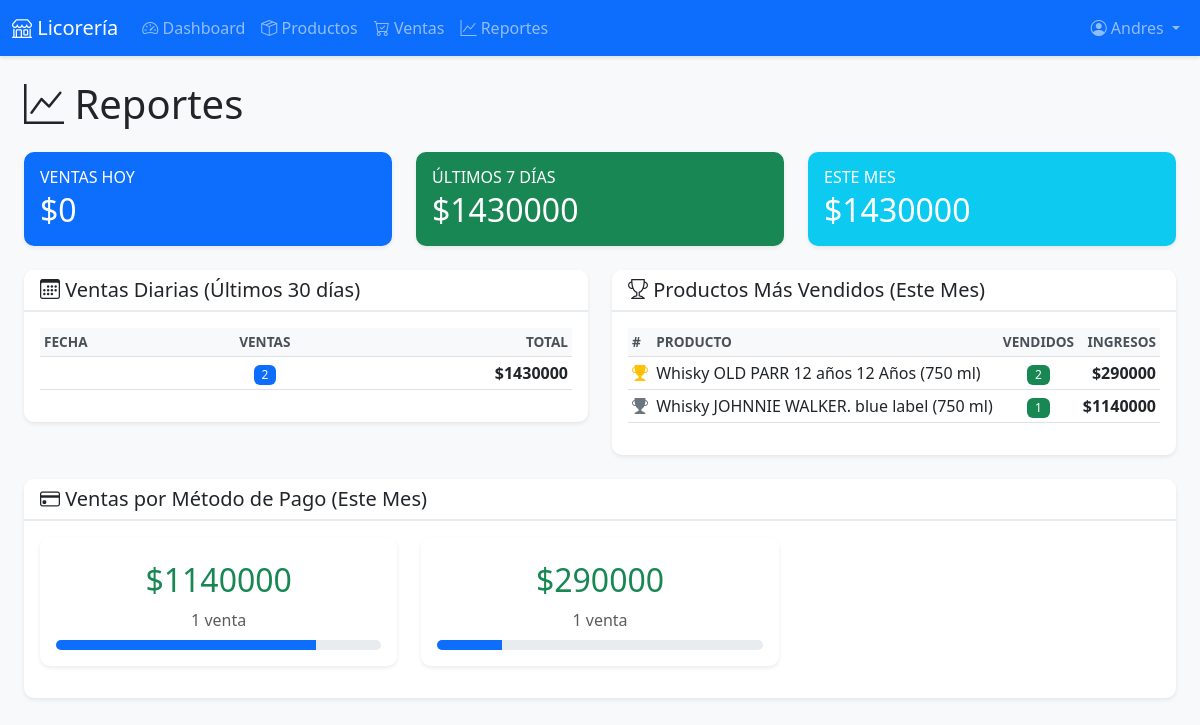
Screenshot of /reportes/ (signed in) with the database file from the repository.
### core/models.py (models this page shows, shortened)
class ItemVenta(models.Model):
    venta = models.ForeignKey(Venta, on_delete=models.CASCADE, related_name='items')
    producto = models.ForeignKey(Producto, on_delete=models.CASCADE)
    nombre_producto = models.CharField(max_length=200)  # Guardamos el nombre por si se elimina el producto
    cantidad = models.IntegerField()
    precio_unitario = models.DecimalField(max_digits=10, decimal_places=2)
    subtotal = models.DecimalField(max_digits=10, decimal_places=2)
    class Meta:
        verbose_name = 'Item de Venta'
        verbose_name_plural = 'Items de Venta'

### core/views.py (the view)
# urls.py: path('reportes/', views.reportes_view, name='reportes'),
@login_required
def reportes_view(request):
    if not hasattr(request.user, 'perfil') or request.user.perfil.rol != 'admin':
        messages.error(request, 'No tienes permisos para acceder a reportes')
        return redirect('dashboard')
    hoy = timezone.now().date()
    hace_7_dias = hoy - timedelta(days=7)
    hace_30_dias = hoy - timedelta(days=30)
    inicio_mes = timezone.now().replace(day=1).date()
    ventas_hoy = Venta.objects.filter(
        creado_en__date=hoy,
        estado='completada'
    ).aggregate(total=Sum('total'))['total'] or 0
    ventas_7_dias = Venta.objects.filter(
        creado_en__date__gte=hace_7_dias,
        estado='completada'
    ).aggregate(total=Sum('total'))['total'] or 0
    ventas_mes = Venta.objects.filter(
        creado_en__date__gte=inicio_mes,
        estado='completada'
    ).aggregate(total=Sum('total'))['total'] or 0
    productos_top = ItemVenta.objects.filter(
        venta__creado_en__date__gte=inicio_mes,
        venta__estado='completada'
    ).values('producto__nombre').annotate(
        total_vendido=Sum('cantidad'),
        ingresos=Sum('subtotal')
    ).order_by('-total_vendido')[:10]
    ventas_por_metodo = Venta.objects.filter(
        creado_en__date__gte=inicio_mes,
        estado='completada'
    ).values('metodo_pago').annotate(
        total=Sum('total'),
        cantidad=Count('id')
    ).order_by('-total')
    ventas_diarias = Venta.objects.filter(
        creado_en__date__gte=hace_30_dias,
        estado='completada'
    ).extra(
        select={'fecha': 'date(creado_en)'}
    ).values('fecha').annotate(
        total=Sum('total'),
        cantidad=Count('id')
    ).order_by('-fecha')
    context = {
        'ventas_hoy': ventas_hoy,
        'ventas_7_dias': ventas_7_dias,
        'ventas_mes': ventas_mes,
        'productos_top': productos_top,
        'ventas_por_metodo': ventas_por_metodo,
        'ventas_diarias': ventas_diarias,
    }
    return render(request, 'core/reportes.html', context)
    return render(request, 'core/reportes.html', context)

### templates/core/reportes.html (shortened to what this page needs)
{% extends 'base.html' %}
{% block content %}
<div class="container-fluid">
    <h1 class="mb-4"><i class="bi bi-graph-up"></i> Reportes</h1>
    <div class="row g-4 mb-4">
        <div class="col-md-4">
            <div class="card bg-primary text-white">
                <div class="card-body">
                    <h6 class="text-uppercase mb-1">Ventas Hoy</h6>
                    <h2 class="mb-0">${{ ventas_hoy|floatformat:0 }}</h2>
                </div>
            </div>
        </div>
        <div class="col-md-4">
            <div class="card bg-success text-white">
                <div class="card-body">
                    <h6 class="text-uppercase mb-1">Últimos 7 Días</h6>
                    <h2 class="mb-0">${{ ventas_7_dias|floatformat:0 }}</h2>
                </div>
            </div>
        </div>
        <div class="col-md-4">
            <div class="card bg-info text-white">
                <div class="card-body">
                    <h6 class="text-uppercase mb-1">Este Mes</h6>
                    <h2 class="mb-0">${{ ventas_mes|floatformat:0 }}</h2>
                </div>
            </div>
        </div>
    </div>
    <div class="row">
        <div class="col-md-6 mb-4">
            <div class="card">
                <div class="card-header">
                    <h5 class="mb-0"><i class="bi bi-calendar3"></i> Ventas Diarias (Últimos 30 días)</h5>
                </div>
                <div class="card-body">
                    <div class="table-responsive" style="max-height: 400px; overflow-y: auto;">
                        <table class="table table-sm">
                            <thead class="table-light">
                                <tr>
                                    <th>Fecha</th>
                                    <th class="text-center">Ventas</th>
                                    <th class="text-end">Total</th>
                                </tr>
                            </thead>
                            <tbody>
                                {% for venta in ventas_diarias %}
                                <tr>
                                    <td>{{ venta.fecha|date:"d/m/Y" }}</td>
                                    <td class="text-center">
                                        <span class="badge bg-primary">{{ venta.cantidad }}</span>
                                    </td>
                                    <td class="text-end">
                                        <strong>${{ venta.total|floatformat:0 }}</strong>
                                    </td>
                                </tr>
                                {% empty %}
                                <tr>
                                    <td colspan="3" class="text-center text-muted">No hay datos disponibles</td>
                                </tr>
                                {% endfor %}
                            </tbody>
                        </table>
                    </div>
                </div>
            </div>
        </div>
        <div class="col-md-6 mb-4">
            <div class="card">
                <div class="card-header">
                    <h5 class="mb-0"><i class="bi bi-trophy"></i> Productos Más Vendidos (Este Mes)</h5>
                </div>
                <div class="card-body">
                    <div class="table-responsive" style="max-height: 400px; overflow-y: auto;">
                        <table class="table table-sm">
                            <thead class="table-light">
                                <tr>
                                    <th>#</th>
                                    <th>Producto</th>
                                    <th class="text-center">Vendidos</th>
                                    <th class="text-end">Ingresos</th>
                                </tr>
                            </thead>
                            <tbody>
                                {% for item in productos_top %}
                                <tr>
                                    <td>
                                        {% if forloop.counter == 1 %}
                                        <i class="bi bi-trophy-fill text-warning"></i>
                                        {% elif forloop.counter == 2 %}
                                        <i class="bi bi-trophy-fill text-secondary"></i>
                                        {% elif forloop.counter == 3 %}
                                        <i class="bi bi-trophy-fill" style="color: #CD7F32;"></i>
                                        {% else %}
                                        {{ forloop.counter }}
                                        {% endif %}
                                    </td>
                                    <td>{{ item.producto__nombre }}</td>
                                    <td class="text-center">
                                        <span class="badge bg-success">{{ item.total_vendido }}</span>
                                    </td>
                                    <td class="text-end">
                                        <strong>${{ item.ingresos|floatformat:0 }}</strong>
                                    </td>
                                </tr>
                                {% empty %}
                                <tr>
                                    <td colspan="4" class="text-center text-muted">No hay datos disponibles</td>
                                </tr>
                                {% endfor %}
                            </tbody>
                        </table>
                    </div>
                </div>
            </div>
        </div>
    </div>
    <div class="card">
        <div class="card-header">
            <h5 class="mb-0"><i class="bi bi-credit-card"></i> Ventas por Método de Pago (Este Mes)</h5>
        </div>
        <div class="card-body">
            <div class="row">
                {% for metodo in ventas_por_metodo %}
                <div class="col-md-4 mb-3">
                    <div class="card border-primary">
                        <div class="card-body text-center">
                            <h2 class="text-success mb-2">${{ metodo.total|floatformat:0 }}</h2>
                            <p class="text-muted mb-0">{{ metodo.cantidad }} venta{{ metodo.cantidad|pluralize }}</p>
                            <div class="progress mt-2" style="height: 10px;">
                                <div class="progress-bar bg-primary" role="progressbar"
                                     style="width: {% widthratio metodo.total ventas_mes 100 %}%"></div>
                            </div>
                        </div>
                    </div>
                </div>
                {% empty %}
                <div class="col-12">
                    <p class="text-center text-muted">No hay datos disponibles</p>
                </div>
                {% endfor %}
            </div>
        </div>
    </div>
</div>
{% endblock %}

### templates/base.html (shortened to what this page needs)
<!DOCTYPE html>
<html lang="es">
<head>
    <link href="https://cdn.jsdelivr.net/npm/bootstrap@5.3.0/dist/css/bootstrap.min.css" rel="stylesheet">
    <link href="https://cdn.jsdelivr.net/npm/bootstrap-icons@1.10.0/font/bootstrap-icons.css" rel="stylesheet">
    {% load static %}
    <link rel="stylesheet" href="{% static 'css/styles.css' %}">
</head>
<body>
    {% if user.is_authenticated %}
    <nav class="navbar navbar-expand-lg navbar-dark bg-primary">
        <div class="container-fluid">
            <a class="navbar-brand" href="{% url 'dashboard' %}">
                <i class="bi bi-shop"></i> Licorería
            </a>
            <div class="collapse navbar-collapse" id="navbarNav">
                <ul class="navbar-nav me-auto">
                    <li class="nav-item">
                        <a class="nav-link" href="{% url 'dashboard' %}">
                            <i class="bi bi-speedometer2"></i> Dashboard
                        </a>
                    </li>
                    <li class="nav-item">
                        <a class="nav-link" href="{% url 'productos_lista' %}">
                            <i class="bi bi-box-seam"></i> Productos
                        </a>
                    </li>
                    <li class="nav-item">
                        <a class="nav-link" href="{% url 'ventas_lista' %}">
                            <i class="bi bi-cart-check"></i> Ventas
                        </a>
                    </li>
                    {% if user.perfil.rol == 'admin' %}
                    <li class="nav-item">
                        <a class="nav-link" href="{% url 'reportes' %}">
                            <i class="bi bi-graph-up"></i> Reportes
                        </a>
                    </li>
                    {% endif %}
                </ul>
                <ul class="navbar-nav">
                    <li class="nav-item dropdown">
                        <a class="nav-link dropdown-toggle" href="#" id="userDropdown" role="button" data-bs-toggle="dropdown">
                            <i class="bi bi-person-circle"></i> {{ user.first_name|default:user.username }}
                        </a>
                    </li>
                </ul>
            </div>
        </div>
    </nav>
    {% endif %}
    <main class="{% if user.is_authenticated %}container-fluid{% endif %} my-4">
        {% block content %}{% endblock %}
    </main>
</body>
</html>

### static/css/static/css/styles.css (style rules this page uses)
:root { --primary-color: #0d6efd; --secondary-color: #6c757d; --success-color: #198754; --danger-color: #dc3545; --warning-color: #ffc107; --info-color: #0dcaf0; }
body { font-family: 'Segoe UI', Tahoma, Geneva, Verdana, sans-serif; background-color: #f8f9fa; }
.table th { font-weight: 600; text-transform: uppercase; font-size: 0.85rem; color: #495057; }
.card { border: none; box-shadow: 0 2px 4px rgba(0,0,0,0.08); border-radius: 10px; }
.card-header { background-color: #fff; border-bottom: 2px solid #e9ecef; border-radius: 10px 10px 0 0 !important; }
.navbar { box-shadow: 0 2px 4px rgba(0,0,0,0.1); }
.badge { font-weight: 500; padding: 0.35em 0.65em; }

### rows the page displays
ItemVenta: producto__nombre "Whisky OLD PARR 12 años 12 Años (750 ml)", total_vendido "2", ingresos "290000"

### other values shown
{{ user.first_name|default:user.username }} "Andres"
{{ ventas_hoy|floatformat:0 }} "0"
{{ ventas_7_dias|floatformat:0 }} "1430000"
{{ ventas_mes|floatformat:0 }} "1430000"
{{ venta.cantidad }} "2"
{{ venta.total|floatformat:0 }} "1430000"
{{ item.producto__nombre }} "Whisky JOHNNIE WALKER. blue label (750 ml)"
{{ item.total_vendido }} "1"
{{ item.ingresos|floatformat:0 }} "1140000"
{{ metodo.total|floatformat:0 }} "1140000" "290000"
{{ metodo.cantidad }} "1" "1"
